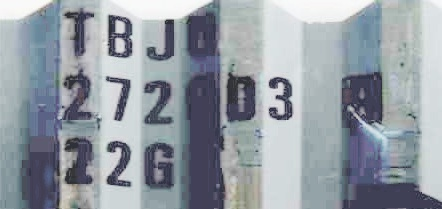
#> input picture 练习/图像处理进阶版/Retinex图像增强/MSRCR.jpg, 442 x 209 px
$ python 3.canny+msrcr.py
#> lines starting #> are read from the running program, lines starting #| are printed output that depends on the picture
# -*- coding: UTF-8 -*-
"""
@Project : pythonProject
@File    : 3.canny+msrcr.py
@IDE     : PyCharm
@Author  : FengHuohuo
@Date    : 2022/7/3 17:20
@Function：
"""
import cv2

image = cv2.imread("MSRCR.jpg", 0)
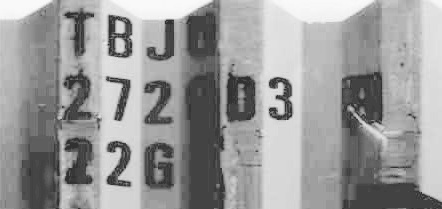
#> image: shape (209, 442); min 43, max 252, mean 154.3
image = cv2.GaussianBlur(image, (5, 5), 0)
canny = cv2.Canny(image, 10, 150)
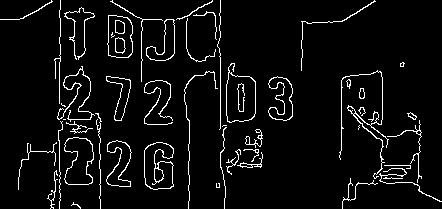
#> canny: shape (209, 442); 5.4% white in thin lines or dots

cv2.imshow("canny", canny)
cv2.imwrite("MSRCR-canny.jpg", canny)
cv2.waitKey(0)
cv2.destroyWindow()

$ run again, with 练习/图像处理进阶版/Retinex图像增强/Retinex.jpg copied over 练习/图像处理进阶版/Retinex图像增强/MSRCR.jpg
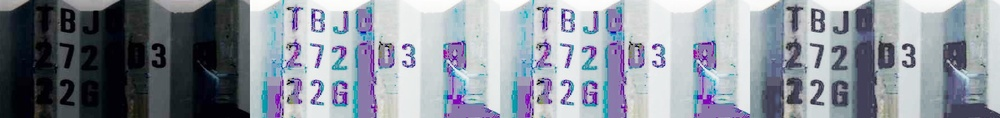
#> input picture 练习/图像处理进阶版/Retinex图像增强/Retinex.jpg, 1000 x 118 px, shrunk from 1768 x 209 before the run
#> `image = cv2.imread("MSRCR.jpg", 0)`:
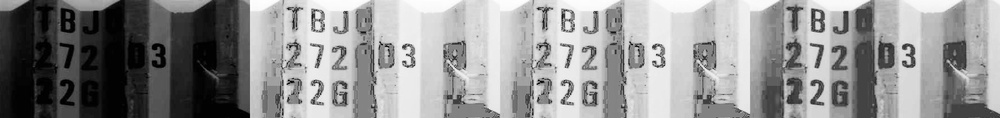
#> image: shape (118, 1000); min 0, max 255, mean 144
#> `canny = cv2.Canny(image, 10, 150)`:
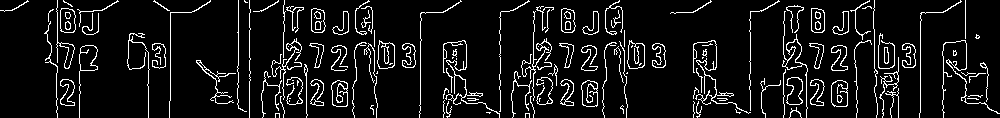
#> canny: shape (118, 1000); 8.5% white in thin lines or dots
